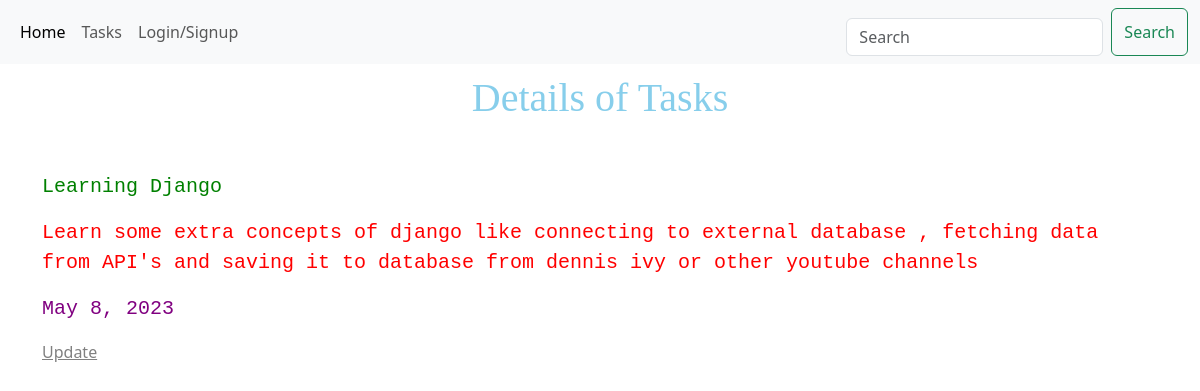
Page /task/21/ on the committed database.
### Assign/models.py (models this page shows, shortened)
class task(models.Model):
      user=models.ForeignKey(get_user_model(),on_delete=models.CASCADE,null=True)
      task_name=models.CharField(max_length=50)
      task_description=models.TextField()
      task_date=models.DateField(auto_now=False, auto_now_add=False)

### Assign/views.py (the view)
# urls.py: path('task/<int:pk>/', views.TaskDetailView.as_view(), name='TaskDetailView'),
class TaskDetailView(DetailView):
    model = task
    template_name = "detail.html"
    context_object_name = 'task'

### templates/detail.html (shortened to what this page needs)
{% extends 'home.html' %}
{% block body_block %}
<div class="container">
<h1>Details of Tasks</h1>
<p id='one'>{{task.task_name}}</p>
<p id='two'>{{task.task_description}}</p>
<p id='three'>{{task.task_date}}</p>
<a href="{% url 'TaskUpdateView' task.pk%}">Update</a>
</div>
{% endblock body_block %}

### templates/home.html (style rules this page uses)
h1 { text-align: center; color:skyblue; margin-top:10px; font-family:Cursive; }

### templates/detail.html (style rules this page uses)
h1 { margin-bottom:50px; }
a { color:grey; }
#one { color:green; }
#two { color:red; }
#three { color:purple; }
p { font-family: monospace; font-size: 20px; }

### rows in the picture
task: task_name "Learning Django", task_description "Learn some extra concepts of django like connecting to external database , fetching data from API's and saving it to database from dennis ivy or other youtube channels", task_date "May 8, 2023"
